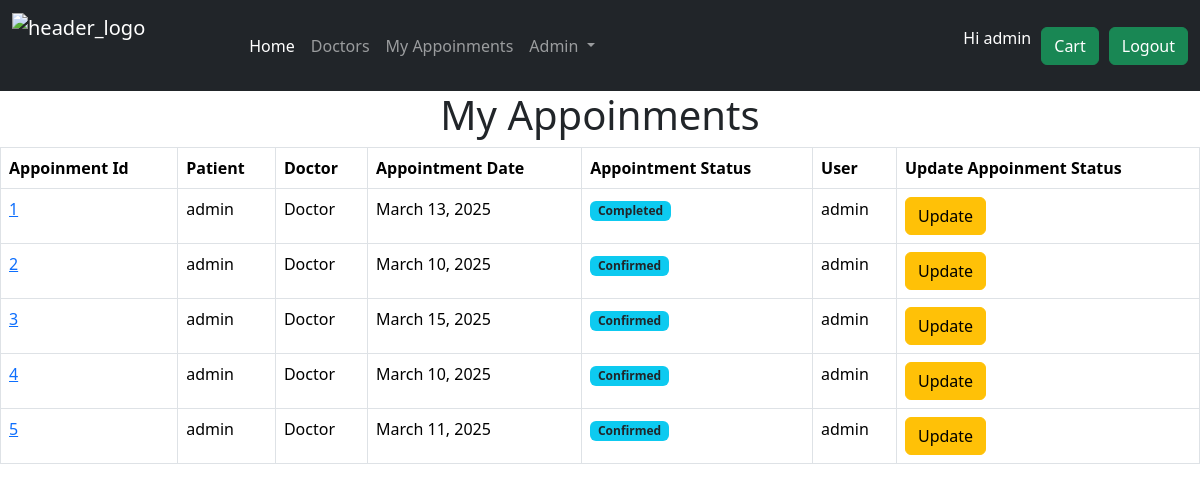
/appoinments/ (signed in), run on the app's committed database.
### doctor_app/models.py (models this page shows, shortened)
class Patient(AbstractUser):
    address = models.TextField(max_length=500, null=False)
    dateofbirth = models.DateField(default=None,null=True,blank=True)
    image = models.ImageField(upload_to="images/patient",default=None)

class Appointment(models.Model):
    class AppoinmentStatus(models.TextChoices):
        Confirmed = "Confirmed"
        CANCELLED = "Cancelled"
        COMPLETED = "Completed"
    appointment_id = models.AutoField(primary_key=True,db_column='appointment_id')
    date = models.DateField()
    time = models.TimeField()
    doctor = models.ForeignKey(Doctor, on_delete=models.CASCADE,null=False)
    patient = models.ForeignKey(Patient, on_delete=models.CASCADE,null=False)
    booking_status = models.CharField(max_length=30,choices=AppoinmentStatus.choices,default=AppoinmentStatus.Confirmed.value)
    doctor_remarks = models.TextField(max_length=500, null=True)

class Doctor(models.Model):
    doctor_id = models.AutoField(primary_key=True,db_column='doctor_id')
    name = models.CharField(max_length=100)
    age = models.IntegerField()
    department = models.ForeignKey(DoctorDepartment, on_delete=models.CASCADE,null=False)
    image = models.ImageField(upload_to="images/doctor",default=None)
    cost = models.DecimalField(max_digits=10, decimal_places=2, default=Decimal('0.00'))

### doctor_app/views.py (the view)
# urls.py: path('appoinments/',views.MyAppoinments ,name='myAppoinments'),
def MyAppoinments(request):
         if request.user.is_superuser:
               all_appoinments = Appointment.objects.all()
               appoinment_context= {'appoinments':all_appoinments }
               return render(request, 'doctor_app/my_appoinments.html',appoinment_context)
         else:
              all_appoinments = Appointment.objects.filter(user = request.user)
              appoinment_context= {'appoinments':all_appoinments }
              return render(request, 'doctor_app/orders.html',appoinment_context)

### doctor_app/templates/doctor_app/my_appoinments.html (shortened to what this page needs)
{% extends "doctor_app/base.html" %}
{% block content %}
<h1 class="text-center" >My Appoinments</h1>
<table class="table table-bordered" id="orders_table">
    <thead>
      <tr>
        <th scope="col">Appoinment Id</th>
        <th scope="col">Patient</th>
        <th scope="col">Doctor</th>
        <th scope="col">Appointment Date</th>
        <th scope="col">Appointment Status</th>
        {% if user.is_superuser %}
        <th scope="col">User</th>
        <th scope="col">Update Appoinment Status</th>
        {% endif %}
      </tr>
    </thead>
    <tbody>
         {% if appoinments %}
        {% for appoinment in appoinments %}
                        <tr>
                            <td><a href="{% url 'appoinmentDetails' appoinment.appointment_id %}">{{ appoinment.appointment_id }}</a></td>
                            <td>{{ appoinment.patient.username }}</td>
                            <td>{{ appoinment.doctor.name }}</td>
                            <td>{{ appoinment.date }}</td>
                            <td><span class="badge bg-info text-dark"> {{ appoinment.booking_status }}</span>
                               </td>
                               {% if user.is_superuser %}
                               <td>{{ appoinment.patient.username }}</td>
                            <td><a href="{% url 'appoinmentDetails' appoinment.appointment_id %}" class="btn btn-warning">Update</a> </td>
                            {% endif %}
                        </tr>
                {% endfor%}
       {% endif %}
    </tbody>
  </table>
{% endblock %}

### doctor_app/templates/doctor_app/header.html (shortened to what this page needs)
{% load static %}
<nav class="navbar navbar-expand-lg navbar-dark bg-dark">
  <div class="container-fluid">
    <a class="navbar-brand" href="{% url 'index' %}">
      <img src="{% static 'logo2.jpg' %}" width="200%" height="65rem" class="d-inline-block align-top" alt="header_logo" class="header_logo">
    </a>
    <div class="collapse navbar-collapse" id="navbarNavDropdown">
      <ul class="navbar-nav" style="margin-left: 5rem;" >
        <li class="nav-item">
          <a class="nav-link active" aria-current="page" href="{% url 'index' %}">Home</a>
        </li>
        <li class="nav-item">
          <a class="nav-link" href="{% url 'doctors' %}">Doctors</a>
        </li>
        {% if user.is_authenticated %}
        <li class="nav-item">
          <a class="nav-link" href="{% url 'myAppoinments' %}">My Appoinments</a>
      </li>
      {% endif %}
      {% if user.is_superuser %}
        <li class="nav-item dropdown">
          <a class="nav-link dropdown-toggle" href="#" id="navbarDropdownMenuLink" role="button"
            data-bs-toggle="dropdown" aria-expanded="false">
            Admin
          </a>
        </li>
        {% endif %}
      </ul>
    </div>
    {% if user.is_authenticated %}
        <p style="color: white;">Hi {{ user.username }} </p>
        <a type="button" class="btn btn-success"  href="" style="margin-left: 10px ">Cart</a>
        <a type="button" class="btn btn-success" href="{% url 'logout' %}" style="margin-left: 10px;"  >Logout</a>
    {% else %}
    <p>You are not logged in</p>
    <a href="{%url 'login' %}" class="btn btn-success" style="margin-left: 10px;">Login In</a>
    <a href="{%url 'register' %}" class="btn btn-success" style="margin-left: 10px;">Register</a>
{% endif %}
  </div>
</nav>

### data on the page
Patient: username "admin"
Appointment: appointment_id "1", patient.username "admin", doctor.name "Doctor", date "March 13, 2025", booking_status "Completed"
Appointment: appointment_id "2", patient.username "admin", doctor.name "Doctor", date "March 10, 2025", booking_status "Confirmed"
Appointment: appointment_id "3", patient.username "admin", doctor.name "Doctor", date "March 15, 2025", booking_status "Confirmed"
Appointment: appointment_id "4", patient.username "admin", doctor.name "Doctor", date "March 10, 2025", booking_status "Confirmed"
Appointment: appointment_id "5", patient.username "admin", doctor.name "Doctor", date "March 11, 2025", booking_status "Confirmed"
